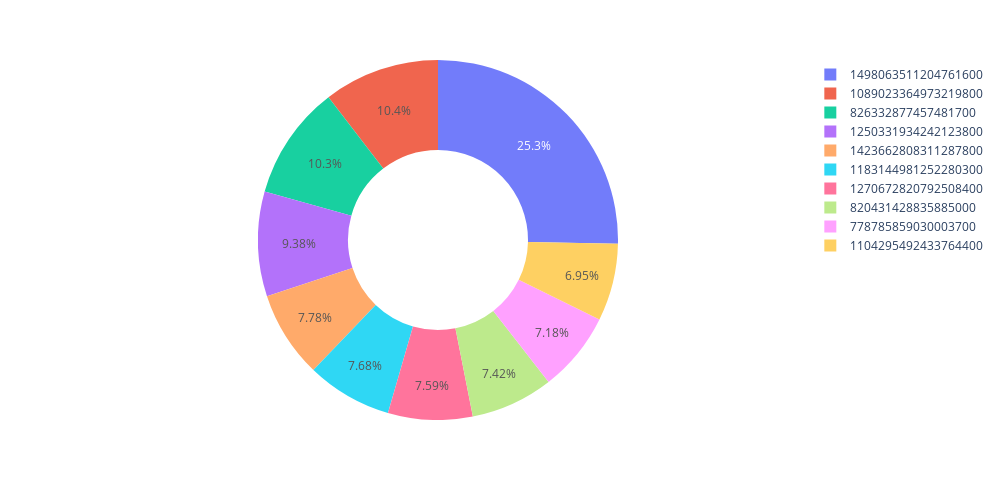

The cell this chart's notebook holds for it:
### Markdown cell above
# Task 1 Visualisation

### Code cell
df = pd.read_csv('../data/result/task1.csv')

fig = px.pie(data_frame=df, 
             names="Author Id",
             values='Number of Tweets Made',
             width=1000, height=500, hole=0.5, opacity=0.9)

fig.show()

### Figure 1 — Plotly figure (JSON) as saved in the notebook; plotly's stock layout.template omitted (floating-point values rounded to 4 significant figures)
{"data": [{"domain": {"x": [0, 1], "y": [0, 1]}, "hole": 0.5, "hovertemplate": "Author Id=%{label}<br>Number of Tweets Made=%{value}<extra></extra>", "labels": [1498063511204761600, 1089023364973219800, 826332877457481700, 1250331934242123800, 1423662808311287800, 1183144981252280300, 1270672820792508400, 820431428835885000, 778785859030003700, 1104295492433764400], "legendgroup": "", "name": "", "opacity": 0.9, "showlegend": true, "type": "pie", "values": [68477, 28128, 27718, 25350, 21034, 20765, 20503, 20063, 19403, 18781]}], "layout": {"height": 500, "legend": {"tracegroupgap": 0}, "margin": {"t": 60}, "width": 1000}}
